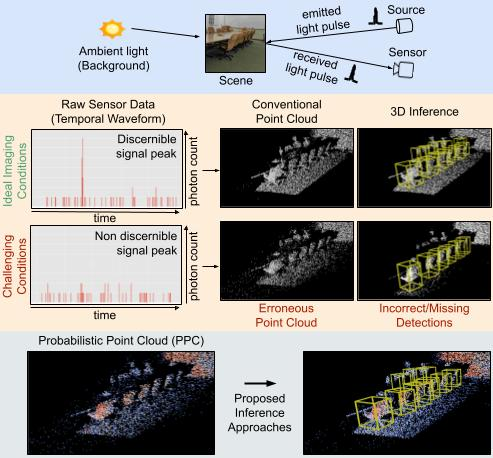
#> input picture resources/ppc_teaser.jpg, 493 x 458 px
$ python crop.py ../../resources/ppc_teaser.jpg out.png
#> lines starting #> are read from the running program, lines starting #| are printed output that depends on the picture
import sys
import cv2
fname = sys.argv[1]
fnameout = sys.argv[2]
img = cv2.imread(fname, cv2.IMREAD_UNCHANGED)
#> img is the input picture: shape (458, 493, 3); mean B, G, R 146.5, 148, 149.1
#img = img[275:975,300:1200,:] #fps sample using 000001
#img = img[275:975,300:1100,:] # visualizing 000003

# day 3 exp 5
#img = img[400:750,700:1200,:] # front


# day 4 exp 14
#img = img[450:680,780:1100,:] # front
#img = img[375:650,700:1150,:] # top


# day 4 exp 19
#img = img[400:650,750:1100,:] # front
#img = img[375:650,800:1050,:] # top

# day 5 exp 18
#img = img[400:700,800:1110,:]  # front
#img = img[400:680,825:1060,:] # top


# day 5 exp 6
#img = img[400:700,750:1110,:] # top # front


# day 5 exp 11
#img = img[400:700,800:1110,:] # top # front

# day 13 confroom
#img = img[300:800,700:1200,:] # top # front

## day 10
#img = img[300:800,700:1200,:] # top # front


## adaps
img = img[200:900,100:1800,:] # top # front
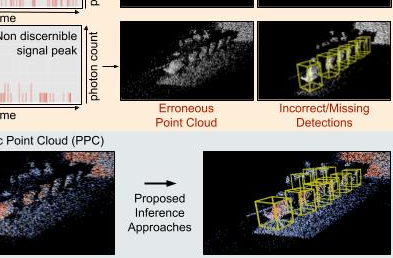
#> img: shape (258, 393, 3); mean B, G, R 110.7, 115.3, 118.7

cv2.imwrite(fnameout, img)
